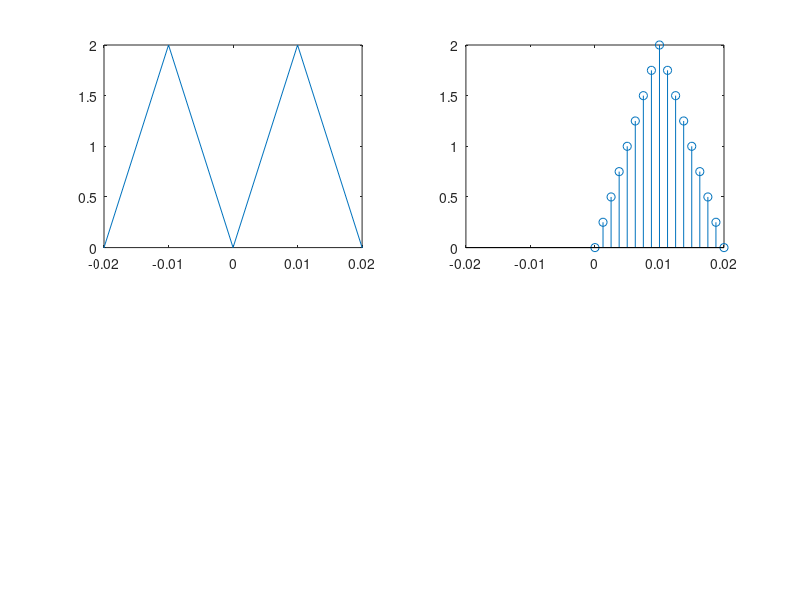

This figure's MATLAB source:
f = 50;
T = 1/f;
N = 16; % Samples per Cycle
dt=T/N;		%??????
n = 0 : N * N-1;	%???????????
tn = n*dt; %????????????????

%sawtooth
t1 = [-2 :0.01 : 2];
y1 = sawtooth(2*f*pi*t1, 0.5) + 1;
Ys = sawtooth(2*f*pi*tn, 0.5) + 1;

subplot(2, 2, 1);
plot(t1, y1);
axis([-0.02 0.02 0 2]);
subplot(2, 2, 2);
stem(tn, Ys);
axis([-0.02 0.02 0 2]);
%square